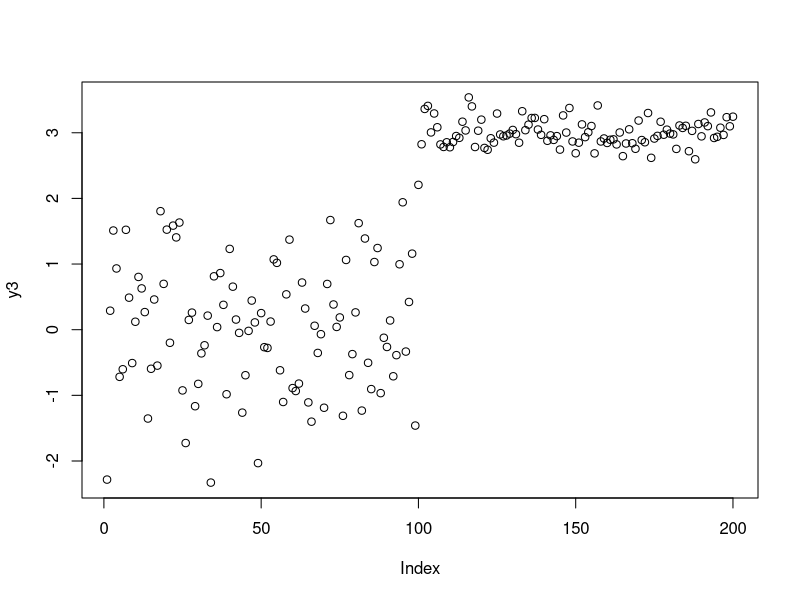
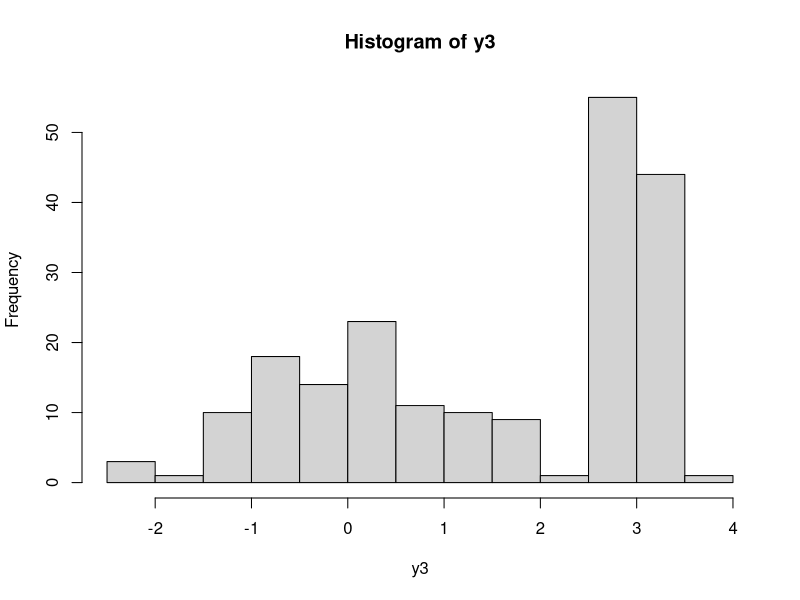

The R source for these figures, in order: (Note: this script raises an error after producing the figures.)
y1 <- rnorm(100,mean = 0, sd = 1)
y2<-rnorm(100, mean = 3, sd=.2)
y3<-c(y1,y2)
plot(y3)
hist(y3)
dist<-kdensity(y3,kernel = "gaussian")
plot(dist)
dist<-kdensity(y3,kernel = "triangular")
plot(dist)
